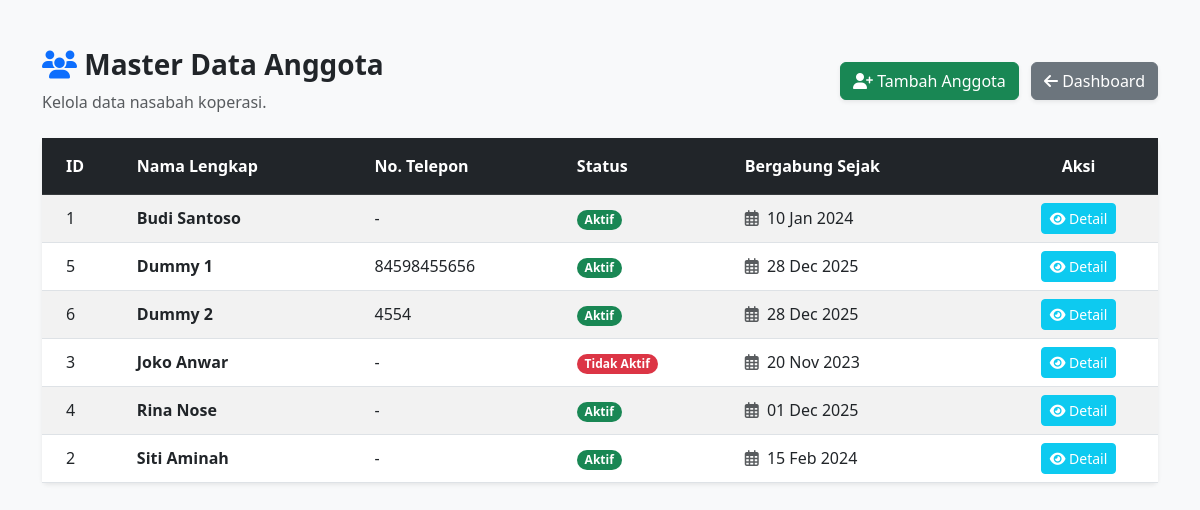
Screenshot of /anggota.php (signed in) with the database file from the repository.
### tables this page shows
CREATE TABLE `members` (
  `id` int(11) NOT NULL,
  `name` varchar(100) DEFAULT NULL,
  `address` text DEFAULT NULL,
  `phone` varchar(15) DEFAULT NULL,
  `status` enum('Active','Inactive') DEFAULT 'Active',
  `joined_date` date DEFAULT NULL
);

### anggota.php (the view, shortened to what this page needs)
<?php
include 'config.php';
$sql = "SELECT * FROM members ORDER BY name ASC";
$result = $conn->query($sql);
?>
<!DOCTYPE html>
<html lang="id">
<head>
    <link href="https://cdn.jsdelivr.net/npm/bootstrap@5.3.0/dist/css/bootstrap.min.css" rel="stylesheet">
    <link rel="stylesheet" href="https://cdnjs.cloudflare.com/ajax/libs/font-awesome/6.4.0/css/all.min.css">
</head>
<body class="bg-light">
    <div class="container mt-5">
        <div class="d-flex justify-content-between align-items-center mb-4">
            <div>
                <h3 class="fw-bold"><i class="fas fa-users text-primary"></i> Master Data Anggota</h3>
                <p class="text-muted mb-0">Kelola data nasabah koperasi.</p>
            </div>
            <div>
                <a href="anggota_tambah.php" class="btn btn-success shadow-sm me-2">
                    <i class="fas fa-user-plus"></i> Tambah Anggota
                </a>
                <a href="index.php" class="btn btn-secondary shadow-sm">
                    <i class="fas fa-arrow-left"></i> Dashboard
                </a>
            </div>
        </div>
        <div class="card shadow-sm border-0">
            <div class="card-body p-0">
                <table class="table table-striped table-hover mb-0 align-middle">
                    <thead class="table-dark">
                        <tr>
                            <th class="py-3 ps-4">ID</th>
                            <th class="py-3">Nama Lengkap</th>
                            <th class="py-3">No. Telepon</th>
                            <th class="py-3">Status</th>
                            <th class="py-3">Bergabung Sejak</th>
                            <th class="py-3 text-center">Aksi</th>
                        </tr>
                    </thead>
                    <tbody>
                        <?php if ($result->num_rows > 0): ?>
                            <?php while ($row = $result->fetch_assoc()): ?>
                                <tr>
                                    <td class="ps-4"><?php echo $row['id']; ?></td>
                                    <td class="fw-bold text-dark"><?php echo $row['name']; ?></td>
                                    <td><?php echo $row['phone'] ? $row['phone'] : '-'; ?></td>
                                    <td>
                                        <?php if ($row['status'] == 'Active'): ?>
                                            <span class="badge bg-success rounded-pill">Aktif</span>
                                        <?php else: ?>
                                            <span class="badge bg-danger rounded-pill">Tidak Aktif</span>
                                        <?php endif; ?>
                                    </td>
                                    <td>
                                        <i class="far fa-calendar-alt text-muted me-1"></i>
                                        <?php echo date('d M Y', strtotime($row['joined_date'])); ?>
                                    </td>
                                    <td class="text-center">
                                        <a href="anggota_detail.php?id=<?php echo $row['id']; ?>"
                                            class="btn btn-sm btn-info text-white">
                                            <i class="fas fa-eye"></i> Detail
                                        </a>
                                    </td>
                                </tr>
                            <?php endwhile; ?>
                        <?php else: ?>
                            <tr>
                                <td colspan="6" class="text-center py-5 text-muted">Belum ada data anggota.</td>
                            </tr>
                        <?php endif; ?>
                    </tbody>
                </table>
            </div>
        </div>
    </div>
</body>
</html>

### rows the page displays
members: id "1", name "Budi Santoso", status "Aktif", joined_date "10 Jan 2024"
members: id "5", name "Dummy 1", phone "84598455656", status "Aktif", joined_date "28 Dec 2025"
members: id "6", name "Dummy 2", phone "4554", status "Aktif", joined_date "28 Dec 2025"
members: id "3", name "Joko Anwar", status "Tidak Aktif", joined_date "20 Nov 2023"
members: id "4", name "Rina Nose", status "Aktif", joined_date "01 Dec 2025"
members: id "2", name "Siti Aminah", status "Aktif", joined_date "15 Feb 2024"
